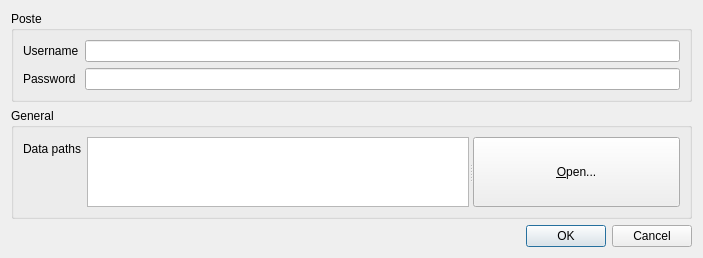
<?xml version="1.0" encoding="UTF-8"?>
<ui version="4.0">
 <class>Dialog</class>
 <widget class="QDialog" name="Dialog">
  <property name="geometry">
   <rect>
    <x>0</x>
    <y>0</y>
    <width>703</width>
    <height>247</height>
   </rect>
  </property>
  <property name="windowTitle">
   <string>Dialog</string>
  </property>
  <layout class="QGridLayout" name="gridLayout">
   <item row="2" column="0">
    <widget class="QDialogButtonBox" name="buttonBox">
     <property name="orientation">
      <enum>Qt::Horizontal</enum>
     </property>
     <property name="standardButtons">
      <set>QDialogButtonBox::Cancel|QDialogButtonBox::Ok</set>
     </property>
    </widget>
   </item>
   <item row="1" column="0">
    <widget class="QGroupBox" name="groupBox_2">
     <property name="title">
      <string>General</string>
     </property>
     <layout class="QFormLayout" name="formLayout">
      <item row="0" column="0">
       <widget class="QLabel" name="label_3">
        <property name="text">
         <string>Data paths</string>
        </property>
       </widget>
      </item>
      <item row="0" column="1">
       <widget class="QSplitter" name="splitter">
        <property name="orientation">
         <enum>Qt::Horizontal</enum>
        </property>
        <widget class="QPlainTextEdit" name="dataPaths">
         <property name="sizeAdjustPolicy">
          <enum>QAbstractScrollArea::AdjustToContents</enum>
         </property>
         <property name="readOnly">
          <bool>true</bool>
         </property>
        </widget>
        <widget class="QToolButton" name="openFileChooser">
         <property name="text">
          <string>&amp;Open...</string>
         </property>
        </widget>
       </widget>
      </item>
     </layout>
    </widget>
   </item>
   <item row="0" column="0">
    <widget class="QGroupBox" name="groupBox">
     <property name="title">
      <string>Poste</string>
     </property>
     <layout class="QFormLayout" name="formLayout_2">
      <item row="0" column="0">
       <widget class="QLabel" name="label">
        <property name="text">
         <string>Username</string>
        </property>
       </widget>
      </item>
      <item row="0" column="1">
       <widget class="QLineEdit" name="usernameLineEdit"/>
      </item>
      <item row="1" column="0">
       <widget class="QLabel" name="label_2">
        <property name="text">
         <string>Password</string>
        </property>
       </widget>
      </item>
      <item row="1" column="1">
       <widget class="QLineEdit" name="passwordLineEdit"/>
      </item>
     </layout>
    </widget>
   </item>
  </layout>
 </widget>
 <resources/>
 <connections>
  <connection>
   <sender>buttonBox</sender>
   <signal>accepted()</signal>
   <receiver>Dialog</receiver>
   <slot>accept()</slot>
   <hints>
    <hint type="sourcelabel">
     <x>257</x>
     <y>190</y>
    </hint>
    <hint type="destinationlabel">
     <x>157</x>
     <y>199</y>
    </hint>
   </hints>
  </connection>
  <connection>
   <sender>buttonBox</sender>
   <signal>rejected()</signal>
   <receiver>Dialog</receiver>
   <slot>reject()</slot>
   <hints>
    <hint type="sourcelabel">
     <x>325</x>
     <y>190</y>
    </hint>
    <hint type="destinationlabel">
     <x>286</x>
     <y>199</y>
    </hint>
   </hints>
  </connection>
 </connections>
</ui>
